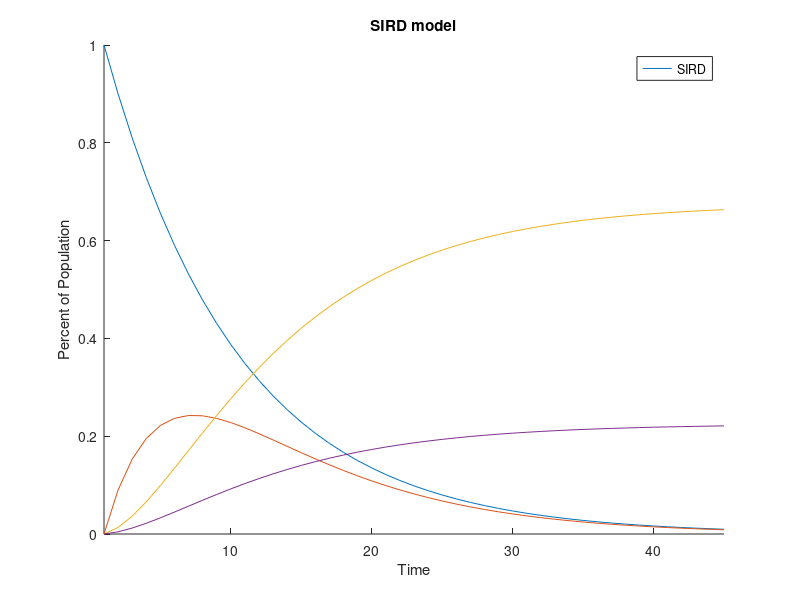
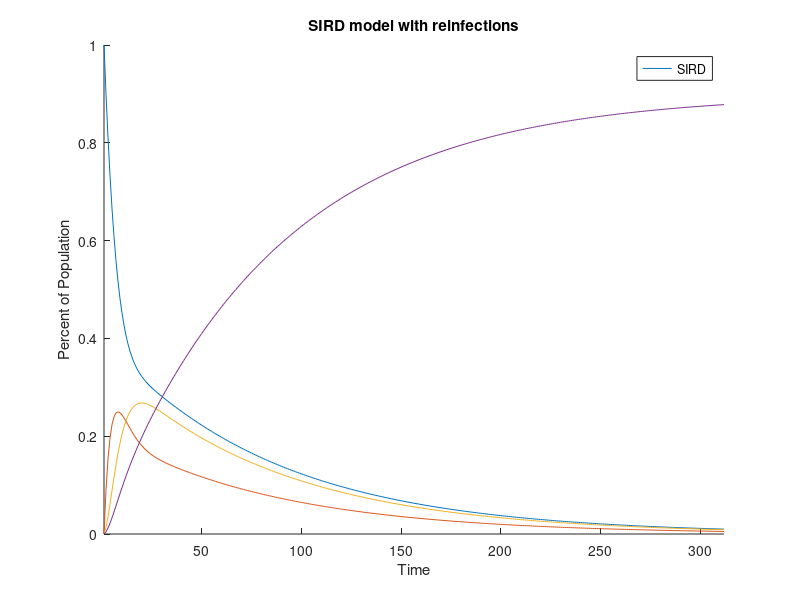

Write MATLAB code to recreate these figures, in order.
%% Case Study 2 PART 1

%An array for an SIRD model. In this case 90% of uninfected stay
%uninfected, the rest become infected. 80% of infected stay infected, 15%
%recover, 5% die. All recovered peoples stay recovered, and no zombies
%are allowed. The dead stay dead
%Column 1 equals uninfected population change, Column 2 infected pop
%change, Column 3 recovered pop change, Column 4 dead pop change.
Basic_Model = ...
    [0.9, 0, 0, 0;
    0.1, 0.80, 0, 0;
    0, 0.15, 1, 0;
    0, 0.05, 0, 1];

X = 1;

S = [1];
I = [0];
R = [0];
D = [0];


while S(length(S)) >= 0.01
    %S calculation
    S(length(S) + 1) = S(length(S)) * Basic_Model(1, 1) + I(length(I))*Basic_Model(1, 2) + R(length(R))*Basic_Model(1, 3) + D(length(D))*Basic_Model(1, 4);
    %I calculation
    I(length(I) + 1) = S(length(S)) * Basic_Model(2, 1) + I(length(I))*Basic_Model(2, 2) + R(length(R))*Basic_Model(2, 3) + D(length(D))*Basic_Model(2, 4);
    %R calculation
    R(length(R) + 1) = S(length(S)) * Basic_Model(3, 1) + I(length(I))*Basic_Model(3, 2) + R(length(R))*Basic_Model(3, 3) + D(length(D))*Basic_Model(3, 4);
    %D calculation
    D(length(D) + 1) = S(length(S)) * Basic_Model(4, 1) + I(length(I))*Basic_Model(4, 2) + R(length(R))*Basic_Model(4, 3) + D(length(D))*Basic_Model(4, 4);
end

figure()
hold on
plot(S);
plot(I);
plot(R);
plot(D);
title("SIRD model")
ylabel("Percent of Population")
xlabel("Time")
axis tight
legend(["S", "I", "R", "D"])


%Modified Model, in this case infected have a higher chance to no longer be
%infected, but now there is a chance they can be reinfected
Modded_Model = ...
[0.9, 0, 0.1, 0;
0.1, 0.8, 0, 0;
0, 0.15, 0.9, 0;
0, 0.05, 0, 1];

S = [1];
I = [0];
R = [0];
D = [0];

while S(length(S)) >= 0.01
    %S calculation
    S(length(S) + 1) = S(length(S)) * Modded_Model(1, 1) + I(length(I))*Modded_Model(1, 2) + R(length(R))*Modded_Model(1, 3) + D(length(D))*Modded_Model(1, 4);
    %I calculation
    I(length(I) + 1) = S(length(S)) * Modded_Model(2, 1) + I(length(I))*Modded_Model(2, 2) + R(length(R))*Modded_Model(2, 3) + D(length(D))*Modded_Model(2, 4);
    %R calculation
    R(length(R) + 1) = S(length(S)) * Modded_Model(3, 1) + I(length(I))*Modded_Model(3, 2) + R(length(R))*Modded_Model(3, 3) + D(length(D))*Modded_Model(3, 4);
    %D calculation
    D(length(D) + 1) = S(length(S)) * Modded_Model(4, 1) + I(length(I))*Modded_Model(4, 2) + R(length(R))*Modded_Model(4, 3) + D(length(D))*Modded_Model(4, 4);
end

figure()
hold on
plot(S);
plot(I);
plot(R);
plot(D);
axis tight
title("SIRD model with reinfections")
ylabel("Percent of Population")
xlabel("Time")
legend(["S", "I", "R", "D"])
